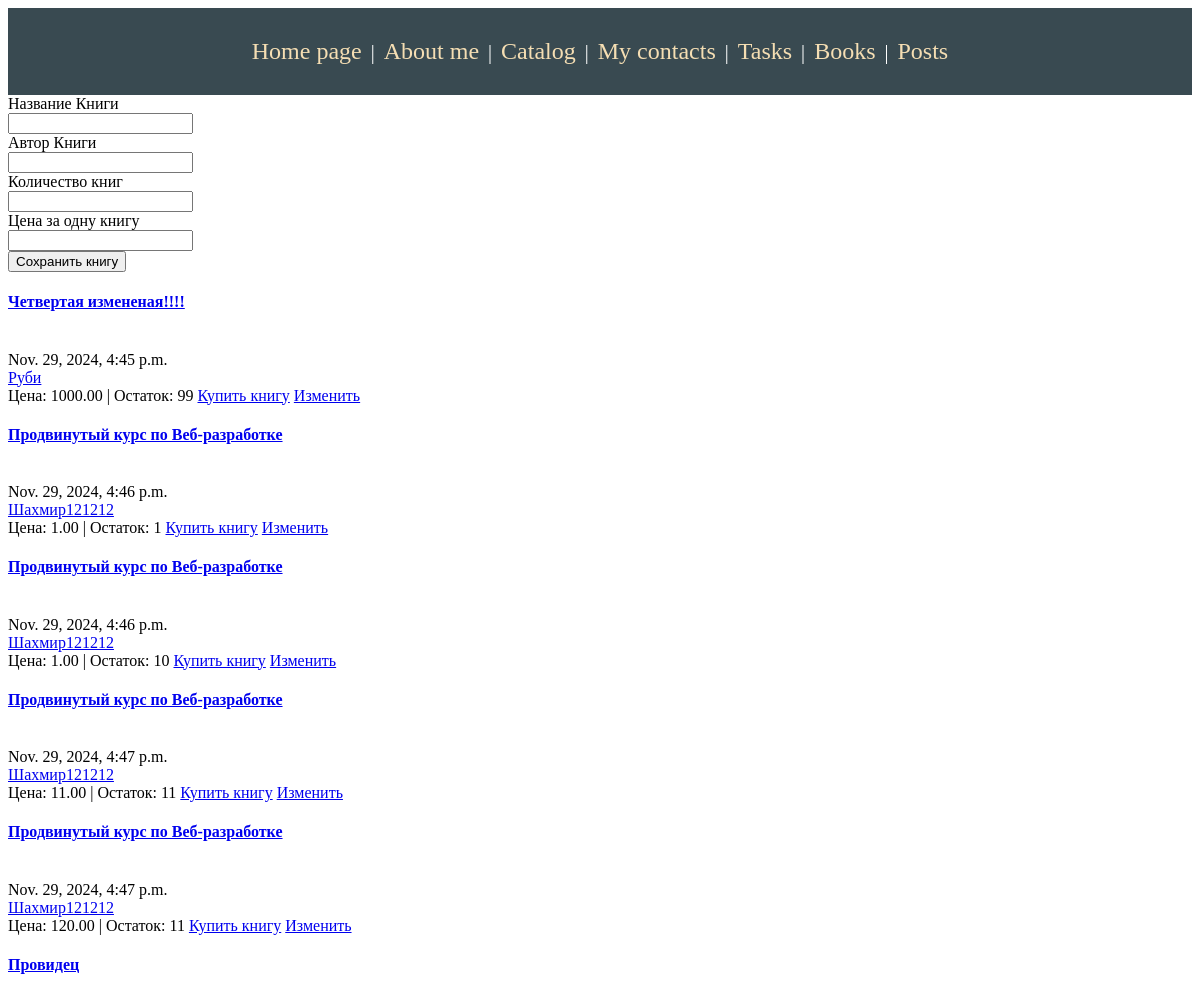
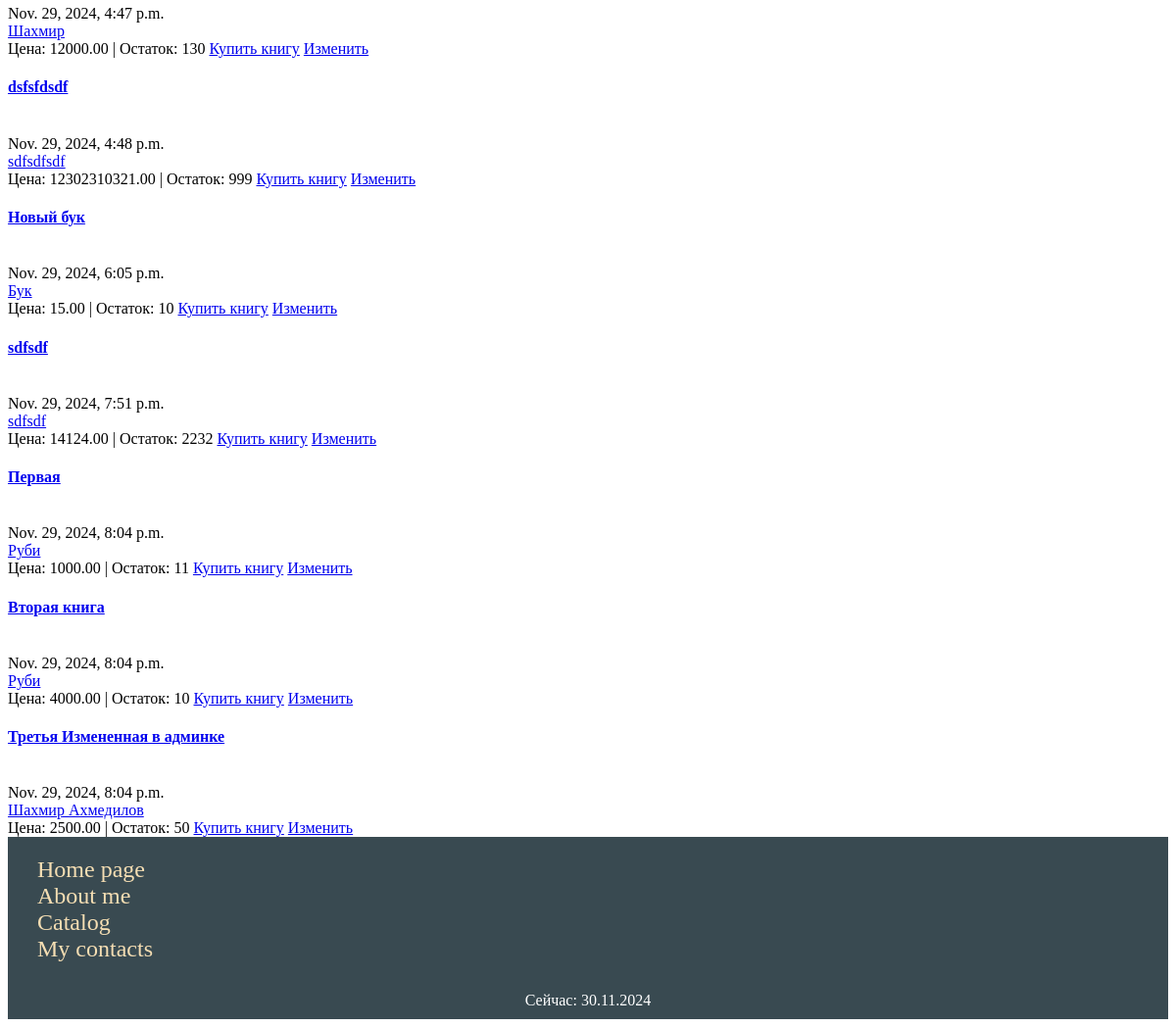
The page /books/ on the database its author committed (2 pictures, top to bottom).
### block/models/book.py (models this page shows)
class Book(models.Model):
    title = models.CharField(max_length=150, validators=[MinLengthValidator(10)])
    author = models.CharField(max_length=100, validators=[MinLengthValidator(10)])
    published_date = models.DateTimeField(auto_now_add=True)
    price = models.DecimalField(max_digits=19, decimal_places=2)
    stock = models.IntegerField()

### block/views.py (the view)
# urls.py: path('books/', views.books),
def books(request, id=None):
    if id != None:
        books = Book.objects.filter(id=id)
        return render(request, 'Books/books.html', {'books': books, 'my_date': datetime.now()})
    else:
        books = Book.objects.all()
        return render(request, 'Books/books.html', {'books': books, 'my_date': datetime.now()})

### block/templates/Books/books.html (shortened to what this page needs)
{% extends "base.html" %}
{% block content %}
<form method="POST" action="add_book/">
    <label>Название Книги</label><br>
    <input type="text" name="title" /><br>
    <label>Автор Книги</label><br>
    <input type="text" name="author" /><br>
    <label>Количество книг</label><br>
    <input type="number" name="stock" /><br>
    <label>Цена за одну книгу</label><br>
    <input type="number" name="price"/><br>
    <input type="submit" value="Сохранить книгу" /><br>
</form>
{% if books.count > 0 %}
<div class="book_blocks">
{% for form in books %}
    <div class="book_block">
        <h4 class="book_block_title"><a href="{{form.id}}">{{ form.title }}</a></h4><br>
        <span class="book_block_data">{{ form.published_date }}</span><br>
        <span class="book_block_text"><a href="{{form.author}}/author">{{ form.author }}</a></span><br>
        <span class="book_block_text">Цена: {{ form.price }}</span> <span class="book_span">|</span> <span class="book_block_text">Остаток: {{ form.stock }}</span>
        {% if books.count == 1 %}
        {% if form.stock > 0 %}
        <br><a href="sell/">Купить книгу</a>
        {% else %}
        <br><span class="book_span">Книга кончилась</span>
        {% endif %}
        <a href="book_edit/">Изменить</a>
        <br><a href="/books">Назад</a>
        {% else %}
            {% if form.stock > 0 %}
            <a href="{{form.id}}/sell">Купить книгу</a>
            {% else %}
            <span class="book_span">Книга кончилась</span>
            {% endif %}
            <a href="{{form.id}}/book_edit">Изменить</a>
        {% endif%}
    </div>
{% endfor %}
    {% else %}
    <h2>В данный момент книг нет. Создайте их!</h2>
    {% endif %}
</div>
{% endblock content %}

### block/static/css/styles.css (style rules this page uses)
html { margin: 0px; -webkit-background-size: cover; -moz-background-size: cover; -o-background-size: cover; background-size: cover; }
body { max-height: 100%; }

### rows shown on the page
Book: title "Четвертая измененая!!!!", published_date "Nov. 29, 2024, 4:45 p.m.", author "Руби", price "1000.00", stock "99"
Book: title "Продвинутый курс по Веб-разработке", published_date "Nov. 29, 2024, 4:46 p.m.", author "Шахмир121212", price "1.00", stock "1"
Book: title "Продвинутый курс по Веб-разработке", published_date "Nov. 29, 2024, 4:46 p.m.", author "Шахмир121212", price "1.00", stock "10"
Book: title "Продвинутый курс по Веб-разработке", published_date "Nov. 29, 2024, 4:47 p.m.", author "Шахмир121212", price "11.00", stock "11"
Book: title "Продвинутый курс по Веб-разработке", published_date "Nov. 29, 2024, 4:47 p.m.", author "Шахмир121212", price "120.00", stock "11"
Book: title "Провидец", published_date "Nov. 29, 2024, 4:47 p.m.", author "Шахмир", price "12000.00", stock "130"
Book: title "dsfsfdsdf", published_date "Nov. 29, 2024, 4:48 p.m.", author "sdfsdfsdf", price "12302310321.00", stock "999"
Book: title "Новый бук", published_date "Nov. 29, 2024, 6:05 p.m.", author "Бук", price "15.00", stock "10"
Book: title "sdfsdf", published_date "Nov. 29, 2024, 7:51 p.m.", author "sdfsdf", price "14124.00", stock "2232"
Book: title "Первая", published_date "Nov. 29, 2024, 8:04 p.m.", author "Руби", price "1000.00", stock "11"
Book: title "Вторая книга", published_date "Nov. 29, 2024, 8:04 p.m.", author "Руби", price "4000.00", stock "10"
Book: title "Третья Измененная в админке", published_date "Nov. 29, 2024, 8:04 p.m.", author "Шахмир Ахмедилов", price "2500.00", stock "50"
